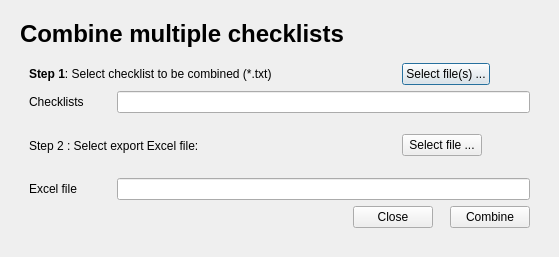
<?xml version="1.0" encoding="UTF-8"?>
<ui version="4.0">
 <class>CombineDialog</class>
 <widget class="QDialog" name="CombineDialog">
  <property name="geometry">
   <rect>
    <x>0</x>
    <y>0</y>
    <width>559</width>
    <height>257</height>
   </rect>
  </property>
  <property name="sizePolicy">
   <sizepolicy hsizetype="Fixed" vsizetype="Fixed">
    <horstretch>0</horstretch>
    <verstretch>0</verstretch>
   </sizepolicy>
  </property>
  <property name="windowTitle">
   <string>Dialog</string>
  </property>
  <layout class="QGridLayout" name="gridLayout">
   <item row="0" column="0">
    <widget class="QScrollArea" name="scrollArea">
     <property name="frameShape">
      <enum>QFrame::NoFrame</enum>
     </property>
     <property name="widgetResizable">
      <bool>true</bool>
     </property>
     <widget class="QWidget" name="scrollAreaWidgetContents">
      <property name="geometry">
       <rect>
        <x>0</x>
        <y>0</y>
        <width>535</width>
        <height>233</height>
       </rect>
      </property>
      <layout class="QGridLayout" name="gridLayout_3">
       <item row="1" column="0" colspan="3">
        <widget class="QScrollArea" name="scrollArea_2">
         <property name="frameShape">
          <enum>QFrame::NoFrame</enum>
         </property>
         <property name="widgetResizable">
          <bool>true</bool>
         </property>
         <widget class="QWidget" name="scrollAreaWidgetContents_2">
          <property name="geometry">
           <rect>
            <x>0</x>
            <y>0</y>
            <width>511</width>
            <height>177</height>
           </rect>
          </property>
          <layout class="QGridLayout" name="gridLayout_2">
           <item row="0" column="0" colspan="3">
            <widget class="QLabel" name="label_2">
             <property name="text">
              <string>&lt;html&gt;&lt;head/&gt;&lt;body&gt;&lt;p&gt;&lt;span style=&quot; font-weight:600;&quot;&gt;Step 1&lt;/span&gt;: Select checklist to be combined (*.txt)&lt;/p&gt;&lt;/body&gt;&lt;/html&gt;</string>
             </property>
            </widget>
           </item>
           <item row="0" column="3" colspan="2">
            <spacer name="horizontalSpacer">
             <property name="orientation">
              <enum>Qt::Horizontal</enum>
             </property>
             <property name="sizeHint" stdset="0">
              <size>
               <width>40</width>
               <height>20</height>
              </size>
             </property>
            </spacer>
           </item>
           <item row="0" column="5" colspan="2">
            <widget class="QPushButton" name="butSelCombList">
             <property name="sizePolicy">
              <sizepolicy hsizetype="Fixed" vsizetype="Fixed">
               <horstretch>0</horstretch>
               <verstretch>0</verstretch>
              </sizepolicy>
             </property>
             <property name="text">
              <string>Select file(s) ...</string>
             </property>
            </widget>
           </item>
           <item row="1" column="0">
            <widget class="QLabel" name="label_4">
             <property name="text">
              <string>Checklists</string>
             </property>
            </widget>
           </item>
           <item row="1" column="1" colspan="6">
            <widget class="QLineEdit" name="textChecklists">
             <property name="sizePolicy">
              <sizepolicy hsizetype="Expanding" vsizetype="Fixed">
               <horstretch>0</horstretch>
               <verstretch>0</verstretch>
              </sizepolicy>
             </property>
             <property name="minimumSize">
              <size>
               <width>0</width>
               <height>21</height>
              </size>
             </property>
            </widget>
           </item>
           <item row="2" column="0" colspan="2">
            <widget class="QLabel" name="label_3">
             <property name="text">
              <string>&lt;html&gt;&lt;head/&gt;&lt;body&gt;&lt;p&gt;&lt;span style=&quot; font-weight:600;&quot;&gt;Step 2&lt;/span&gt;: Select export Excel file:&lt;/p&gt;&lt;/body&gt;&lt;/html&gt;</string>
             </property>
            </widget>
           </item>
           <item row="2" column="2">
            <spacer name="verticalSpacer">
             <property name="orientation">
              <enum>Qt::Vertical</enum>
             </property>
             <property name="sizeHint" stdset="0">
              <size>
               <width>20</width>
               <height>20</height>
              </size>
             </property>
            </spacer>
           </item>
           <item row="2" column="3" colspan="2">
            <spacer name="horizontalSpacer_2">
             <property name="orientation">
              <enum>Qt::Horizontal</enum>
             </property>
             <property name="sizeHint" stdset="0">
              <size>
               <width>52</width>
               <height>20</height>
              </size>
             </property>
            </spacer>
           </item>
           <item row="2" column="5" colspan="2">
            <widget class="QPushButton" name="butSelExcelFile">
             <property name="sizePolicy">
              <sizepolicy hsizetype="Fixed" vsizetype="Fixed">
               <horstretch>0</horstretch>
               <verstretch>0</verstretch>
              </sizepolicy>
             </property>
             <property name="text">
              <string>Select file ...</string>
             </property>
            </widget>
           </item>
           <item row="3" column="0">
            <widget class="QLabel" name="label_5">
             <property name="text">
              <string>Excel file</string>
             </property>
            </widget>
           </item>
           <item row="3" column="1" colspan="6">
            <widget class="QLineEdit" name="textExpExcel">
             <property name="sizePolicy">
              <sizepolicy hsizetype="Expanding" vsizetype="Fixed">
               <horstretch>0</horstretch>
               <verstretch>0</verstretch>
              </sizepolicy>
             </property>
             <property name="minimumSize">
              <size>
               <width>0</width>
               <height>21</height>
              </size>
             </property>
            </widget>
           </item>
           <item row="4" column="0" colspan="4">
            <spacer name="horizontalSpacer_3">
             <property name="orientation">
              <enum>Qt::Horizontal</enum>
             </property>
             <property name="sizeHint" stdset="0">
              <size>
               <width>318</width>
               <height>20</height>
              </size>
             </property>
            </spacer>
           </item>
           <item row="4" column="4" colspan="2">
            <widget class="QPushButton" name="butClose">
             <property name="sizePolicy">
              <sizepolicy hsizetype="Fixed" vsizetype="Fixed">
               <horstretch>0</horstretch>
               <verstretch>0</verstretch>
              </sizepolicy>
             </property>
             <property name="text">
              <string>Close</string>
             </property>
            </widget>
           </item>
           <item row="4" column="6">
            <widget class="QPushButton" name="butCombine">
             <property name="sizePolicy">
              <sizepolicy hsizetype="Fixed" vsizetype="Fixed">
               <horstretch>0</horstretch>
               <verstretch>0</verstretch>
              </sizepolicy>
             </property>
             <property name="text">
              <string>Combine</string>
             </property>
             <property name="default">
              <bool>true</bool>
             </property>
            </widget>
           </item>
          </layout>
         </widget>
        </widget>
       </item>
       <item row="0" column="0">
        <widget class="QLabel" name="label">
         <property name="text">
          <string>&lt;html&gt;&lt;head/&gt;&lt;body&gt;&lt;p&gt;&lt;span style=&quot; font-size:18pt; font-weight:600;&quot;&gt;Combine multiple checklists&lt;/span&gt;&lt;/p&gt;&lt;/body&gt;&lt;/html&gt;</string>
         </property>
        </widget>
       </item>
      </layout>
     </widget>
    </widget>
   </item>
  </layout>
 </widget>
 <resources/>
 <connections/>
</ui>
